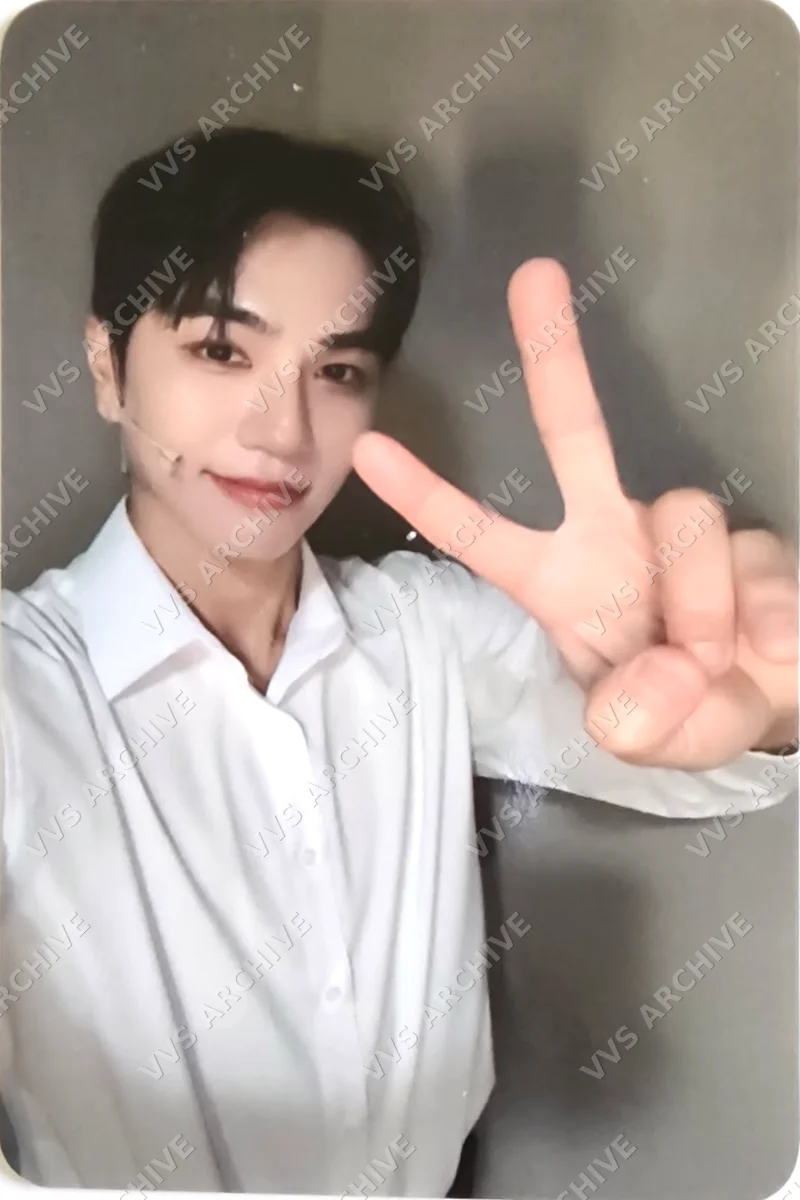
#> input picture cards/Caffeine-260910-Taehwan-20.webp, 800 x 1200 px
$ python -i process_cards.py   (imports and definitions only)
#> lines starting #> are read from the running program, lines starting #| are printed output that depends on the picture; after the words box and inside, x2 and y2 are one past the last pixel; in counts of white or black regions, pixels touching at a corner belong together
#> further down, picture is the input picture: shape (1200, 800, 3); mean B, G, R 149, 155.7, 167.1
import os
import re
import json
import requests
import cv2
import numpy as np
from PIL import Image
import gspread
from google.oauth2.service_account import Credentials

# Target dimensions (55mm x 85mm -> ratio approx 1:1.545)
TARGET_WIDTH = 600
TARGET_HEIGHT = 927
TARGET_RATIO = TARGET_WIDTH / TARGET_HEIGHT

CARDS_DIR = os.path.join("public", "cards")
OUTPUT_JSON = os.path.join("public", "cards.json")


# [15 lines left out: functions extract_drive_id, download_image, not called in this run]


def apply_white_balance(img: np.ndarray) -> np.ndarray:
    """Apply Gray-World algorithm to correct color temperature."""
    b, g, r = cv2.split(img)
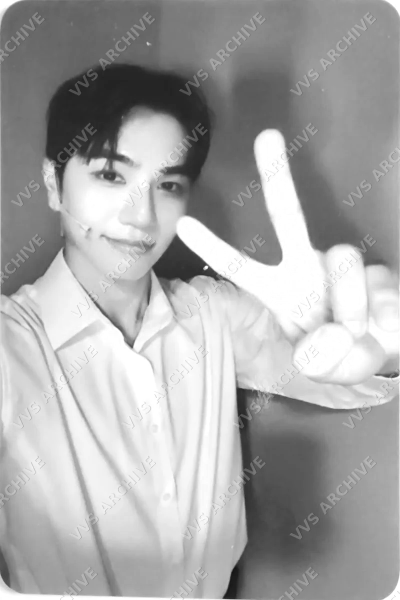
#> r: shape (1200, 800) (shown at 1/2 size); min 19, max 255, mean 167.1
    mean_gray = (np.mean(b) + np.mean(g) + np.mean(r)) / 3.0
#> mean_gray = 157.3
    b = np.clip(b * (mean_gray / (np.mean(b) + 1e-5)), 0, 255).astype(np.uint8)
    g = np.clip(g * (mean_gray / (np.mean(g) + 1e-5)), 0, 255).astype(np.uint8)
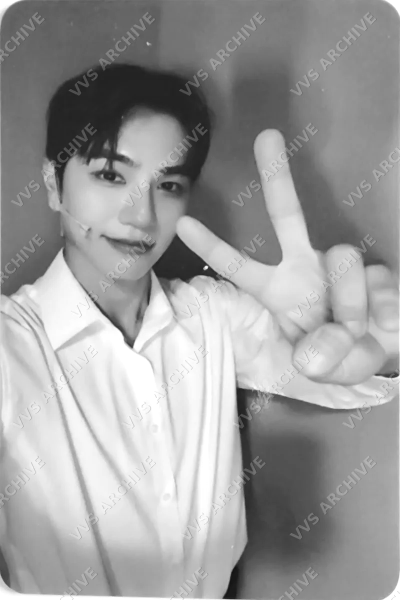
#> g: shape (1200, 800) (shown at 1/2 size); min 15, max 255, mean 156.8
    r = np.clip(r * (mean_gray / (np.mean(r) + 1e-5)), 0, 255).astype(np.uint8)
    return cv2.merge([b, g, r])


def auto_detect_and_crop(img: np.ndarray) -> np.ndarray:
    """Contour detection for photocard edges with center-crop fallback."""
    gray = cv2.cvtColor(img, cv2.COLOR_BGR2GRAY)
    blurred = cv2.GaussianBlur(gray, (5, 5), 0)
    edged = cv2.Canny(blurred, 30, 150)
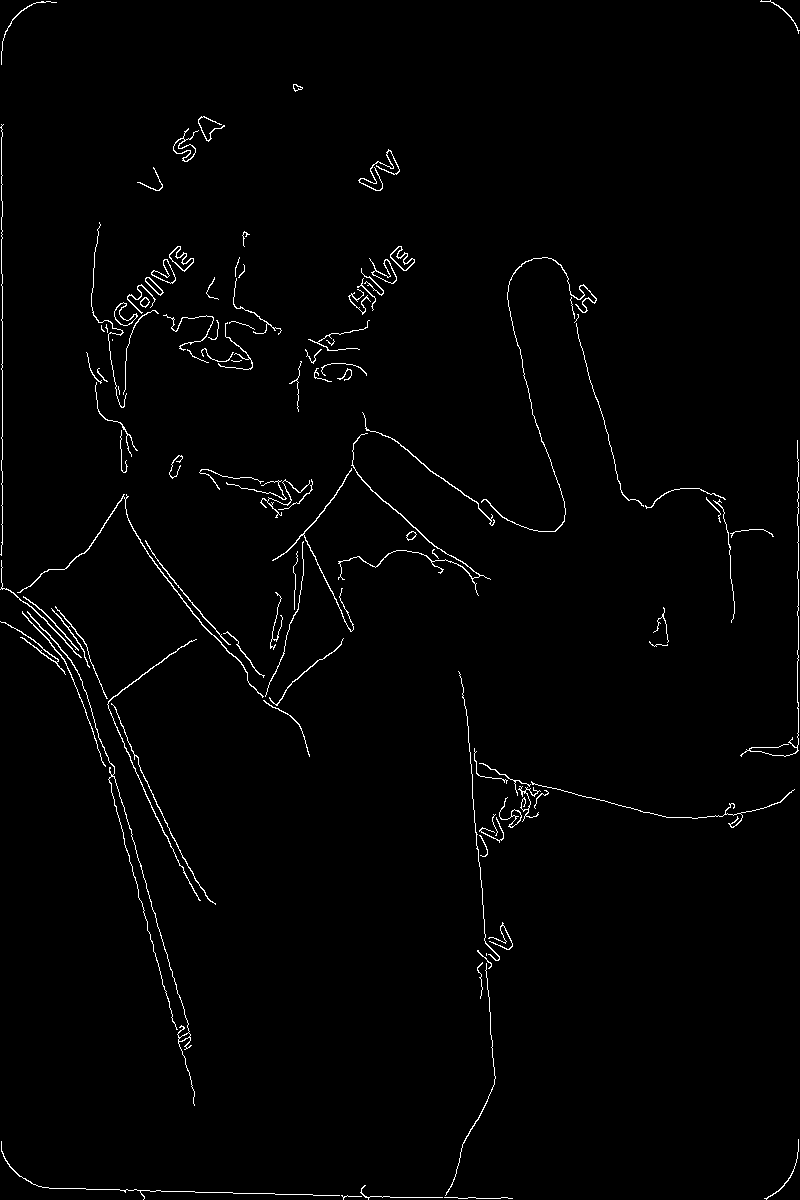
#> edged: shape (1200, 800); 1.4% white in thin lines or dots
    contours, _ = cv2.findContours(edged, cv2.RETR_EXTERNAL, cv2.CHAIN_APPROX_SIMPLE)
#> contours = 106 contours, 54 with area under 20; largest, box (x1, y1, x2, y2) and area: (390, 246, 415, 271) 250, (169, 246, 194, 272) 249, (173, 128, 199, 162) 238, (369, 258, 397, 284) 232, (151, 259, 176, 284) 230

    h, w = img.shape[:2]
    card_box = None
    for cnt in sorted(contours, key=cv2.contourArea, reverse=True)[:5]:
        peri = cv2.arcLength(cnt, True)
        approx = cv2.approxPolyDP(cnt, 0.02 * peri, True)
        if len(approx) == 4 and cv2.contourArea(approx) > (w * h * 0.20):
            bx, by, bw, bh = cv2.boundingRect(approx)
            if 0.5 <= (bw / float(bh)) <= 0.8:
                card_box = (bx, by, bw, bh)
                break
#> this loop made 5 passes
#> peri on passes 1 to 5: 103.5, 104.7, 174.1, 129.8, 100.6

    if card_box:
        bx, by, bw, bh = card_box
        return img[by:by + bh, bx:bx + bw]

    # Center-crop fallback
    if (w / h) > TARGET_RATIO:
        new_w = int(h * TARGET_RATIO)
        return img[:, (w - new_w) // 2:(w - new_w) // 2 + new_w]
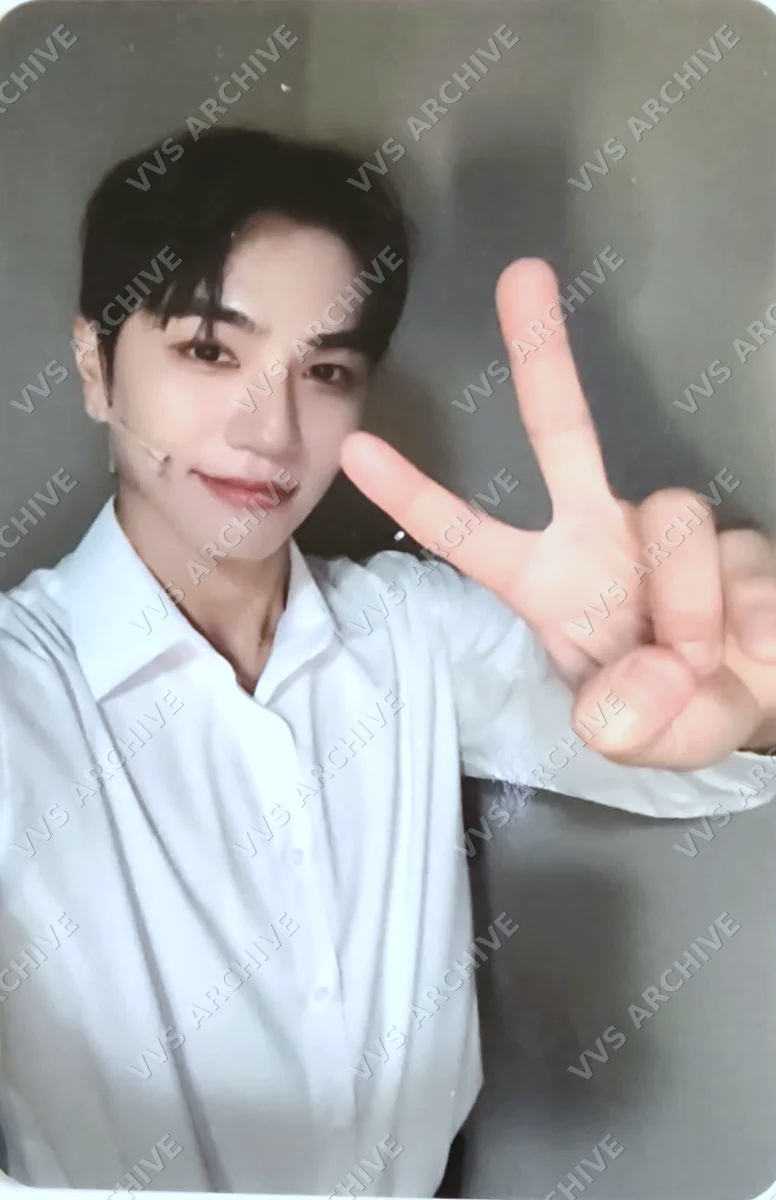
#> returned value: shape (1200, 776, 3); mean of channels 0, 1, 2 156, 156.6, 156.6; drawn as B, G, R
    else:
        new_h = int(w / TARGET_RATIO)
        return img[(h - new_h) // 2:(h - new_h) // 2 + new_h, :]


def process_image(img: np.ndarray, output_path: str):
    """Pipeline: White balance -> smart crop -> resize -> export WebP."""
    wb_img = apply_white_balance(img)
    cropped = auto_detect_and_crop(wb_img)
    resized = cv2.resize(cropped, (TARGET_WIDTH, TARGET_HEIGHT), interpolation=cv2.INTER_LANCZOS4)
    rgb_img = cv2.cvtColor(resized, cv2.COLOR_BGR2RGB)
    Image.fromarray(rgb_img).save(output_path, "WEBP", quality=85, method=6)


# [78 lines left out: function main, not called in this run]


# [2 lines not run here, left out]

>>> import cv2
>>> picture = cv2.imread('../cards/Caffeine-260910-Taehwan-20.webp')
>>> result = process_image(picture, 'out.png')

$ run again, on cards/other-2025 B-Sungkook-16.webp
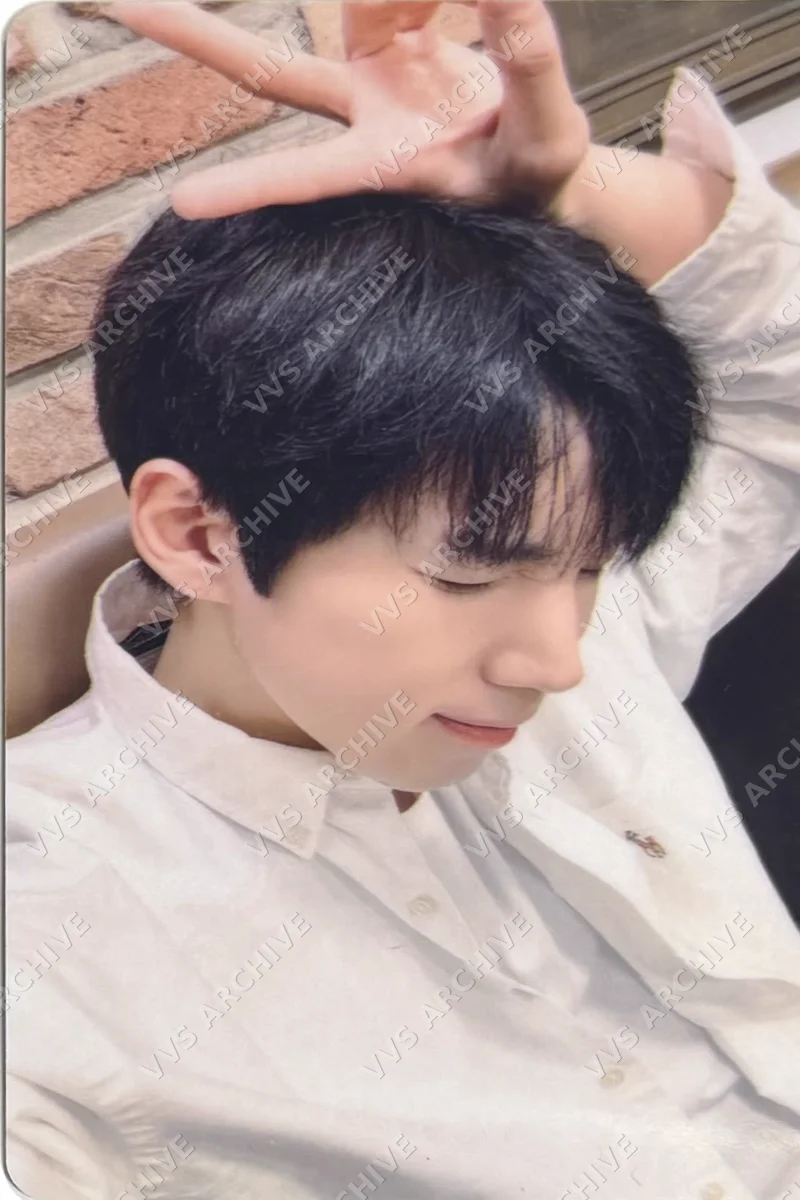
#> input picture cards/other-2025 B-Sungkook-16.webp, 800 x 1200 px
#> picture is the input picture: shape (1200, 800, 3); mean B, G, R 152.7, 155.8, 173.5
#> mean_gray = 160.7
#> in auto_detect_and_crop, `edged = cv2.Canny(blurred, 30, 150)`:
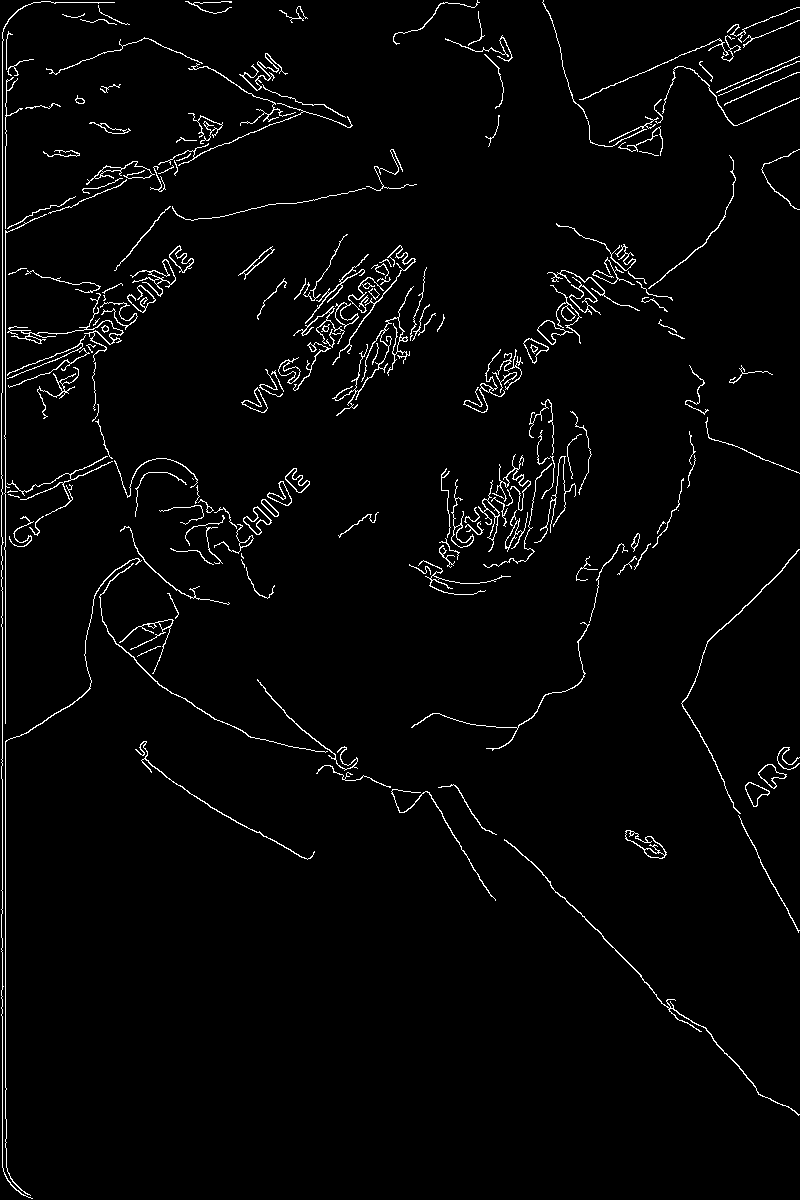
#> edged: shape (1200, 800); 2.6% white in thin lines or dots
#> contours = 189 contours, 89 with area under 20; largest, box (x1, y1, x2, y2) and area: (625, 830, 667, 859) 490, (537, 320, 573, 345) 320, (758, 764, 787, 789) 314, (569, 277, 601, 315) 314, (243, 506, 272, 535) 303
#> the loop in auto_detect_and_crop, `for cnt in sorted(contours, key=cv2.contourArea, reverse=True)[:5]:` made 5 passes
#> peri on passes 1 to 5: 135.4, 105.6, 91.98, 202.5, 113.7
#> in auto_detect_and_crop, `return img[:, (w - new_w) // 2:(w - new_w) // 2 + new_w]`:
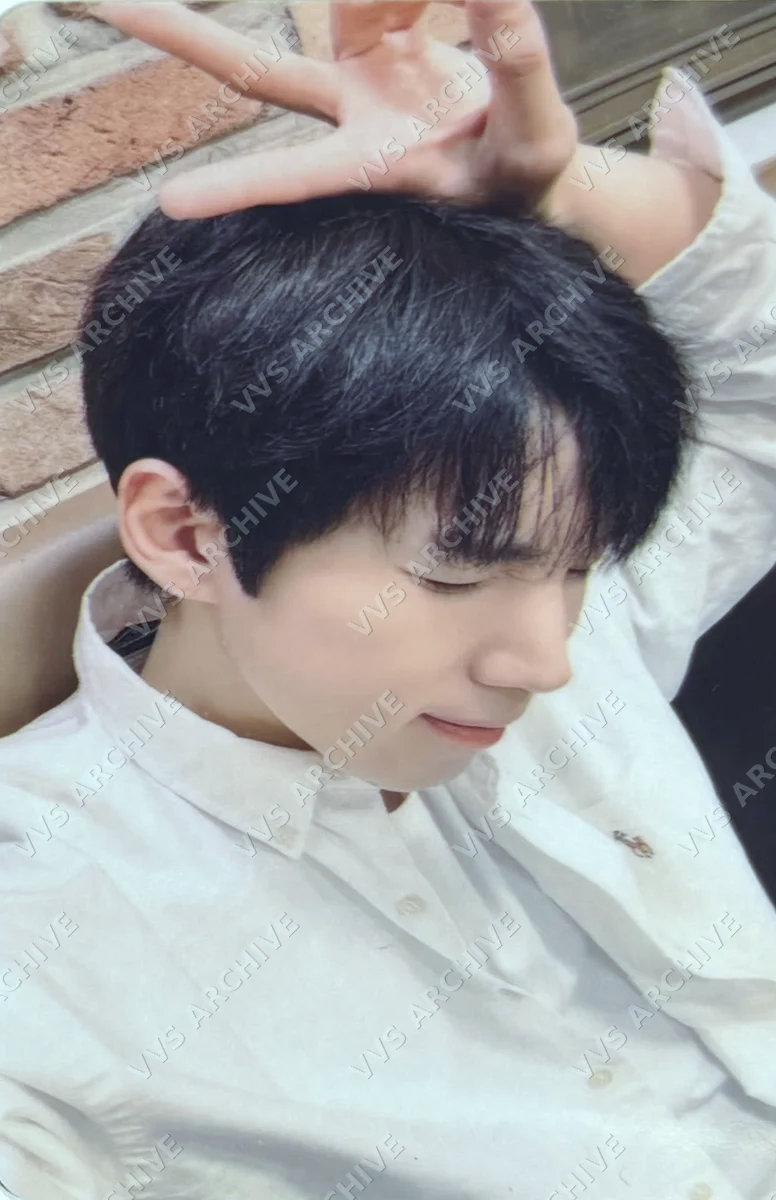
#> returned value: shape (1200, 776, 3); mean of channels 0, 1, 2 160.2, 160.3, 160.4; drawn as B, G, R

$ run again, on cards/other-2025_A-Sungkook-14.webp
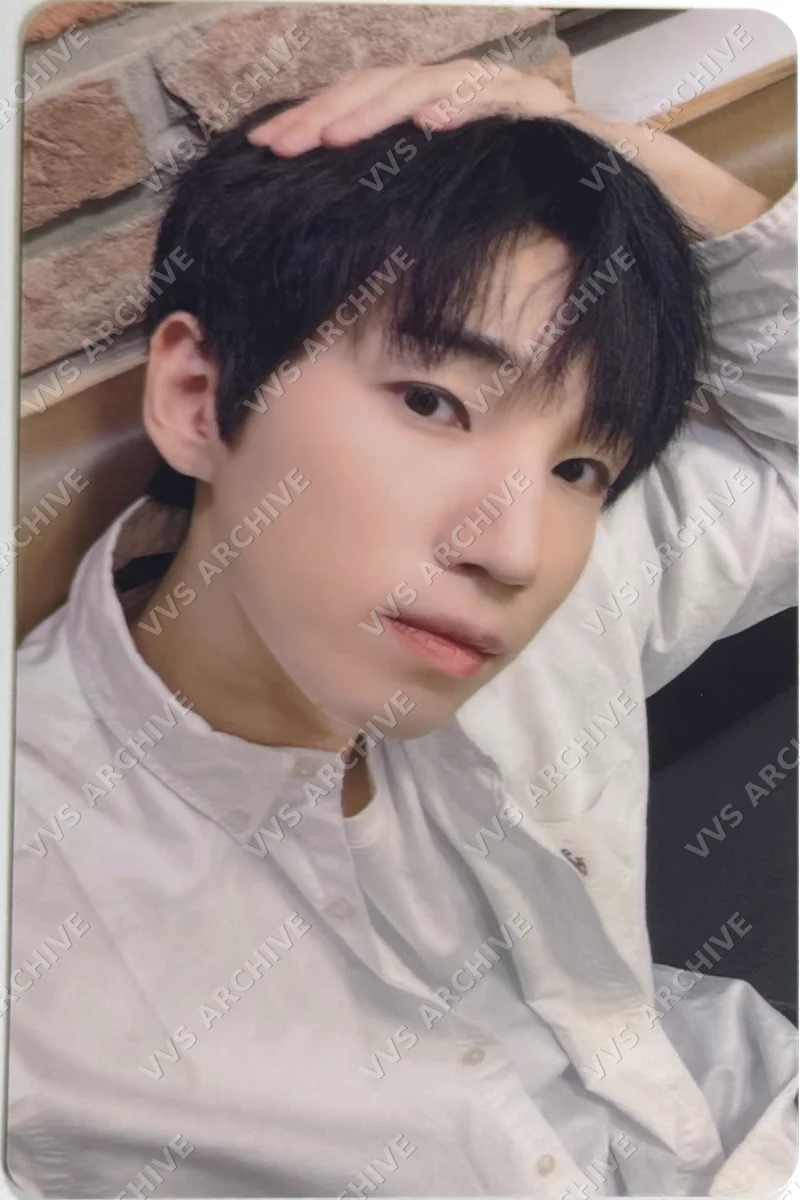
#> input picture cards/other-2025_A-Sungkook-14.webp, 800 x 1200 px
#> picture is the input picture: shape (1200, 800, 3); mean B, G, R 134.3, 137.1, 152.2
#> mean_gray = 141.2
#> in auto_detect_and_crop, `edged = cv2.Canny(blurred, 30, 150)`:
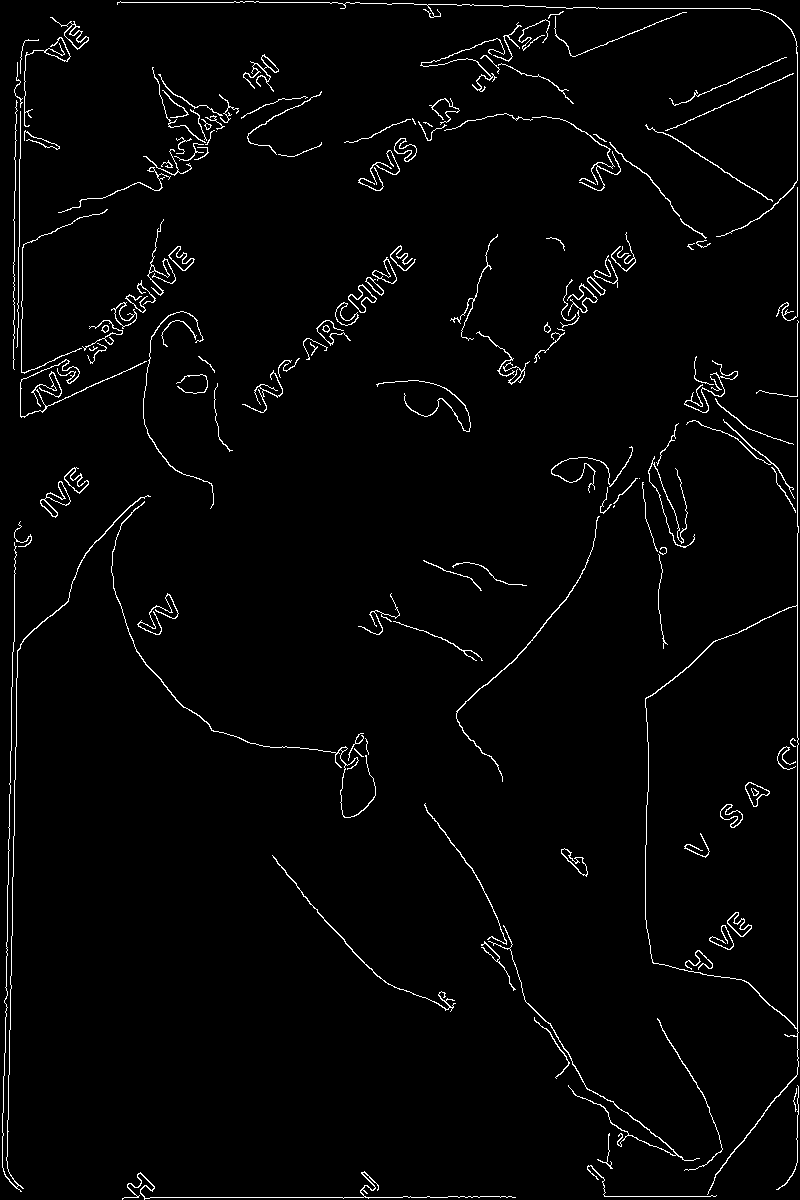
#> edged: shape (1200, 800); 2.3% white in thin lines or dots
#> contours = 142 contours, 60 with area under 20; largest, box (x1, y1, x2, y2) and area: (645, 399, 799, 1195) 51030, (40, 481, 71, 518) 341, (348, 284, 377, 313) 306, (50, 17, 89, 50) 257, (168, 246, 195, 271) 252
#> the loop in auto_detect_and_crop, `for cnt in sorted(contours, key=cv2.contourArea, reverse=True)[:5]:` made 5 passes
#> peri on passes 1 to 5: 1913.1, 159, 112.9, 182.9, 104.4
#> in auto_detect_and_crop, `return img[:, (w - new_w) // 2:(w - new_w) // 2 + new_w]`:
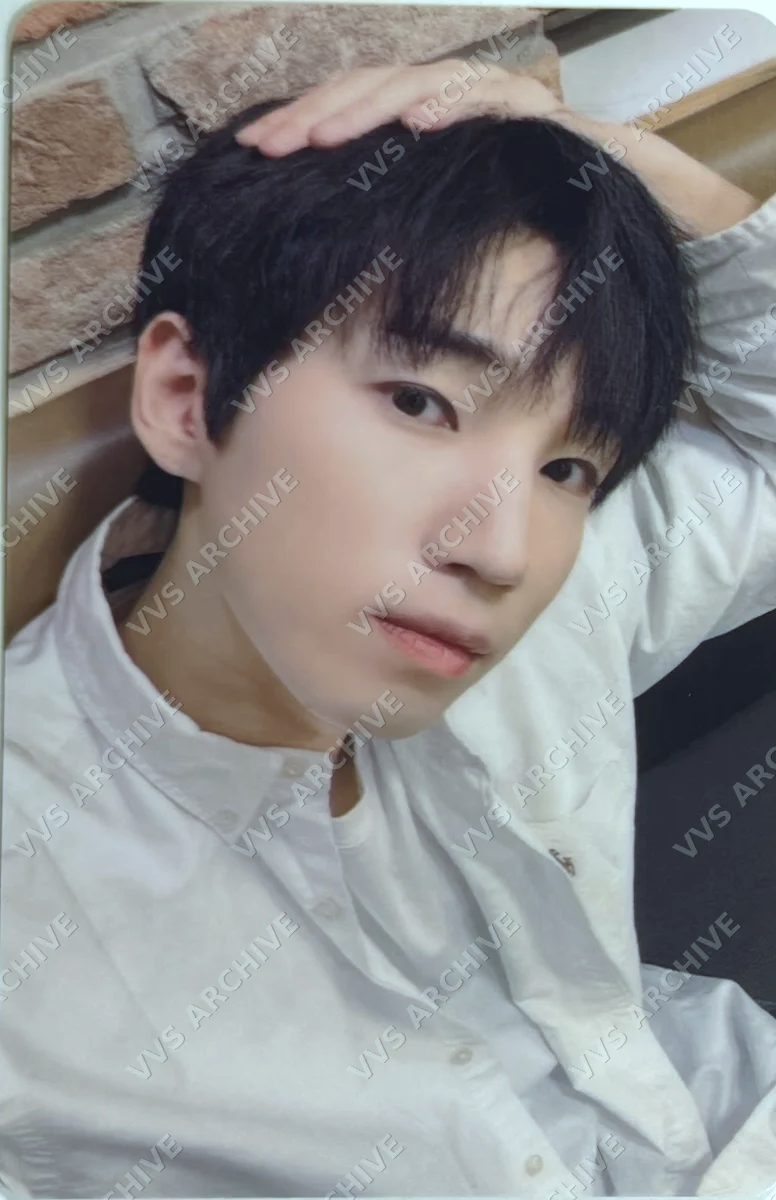
#> returned value: shape (1200, 776, 3); mean of channels 0, 1, 2 139.4, 139.5, 140; drawn as B, G, R
